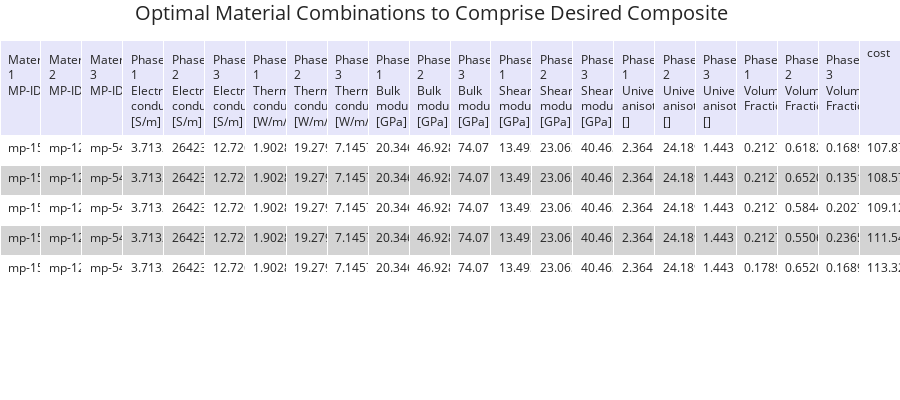
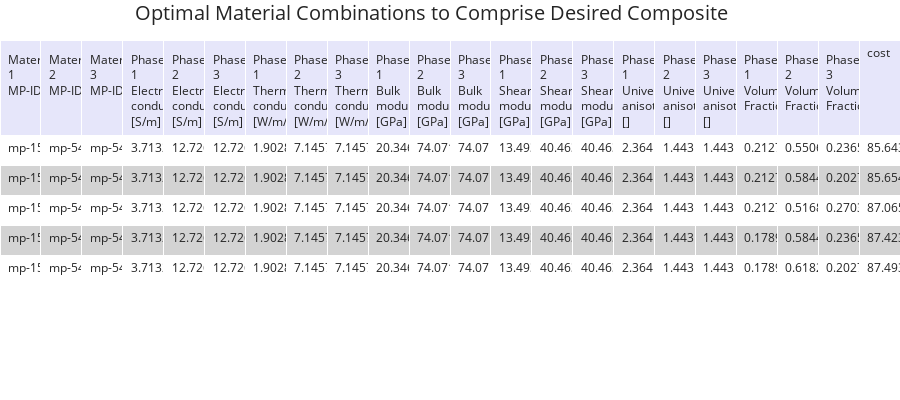
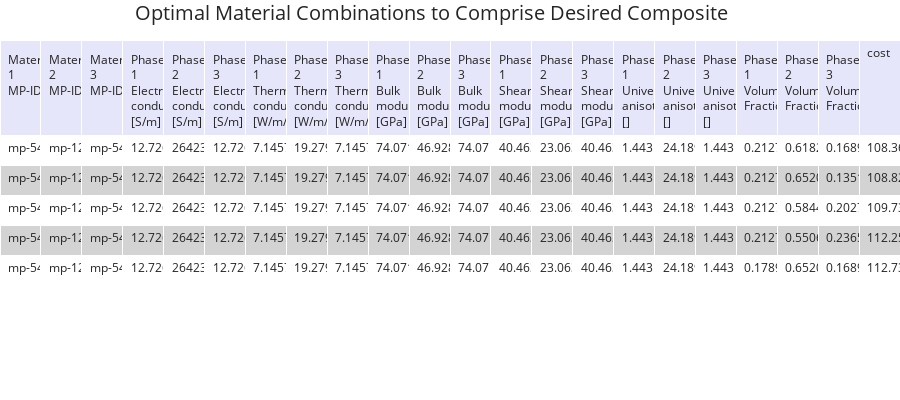
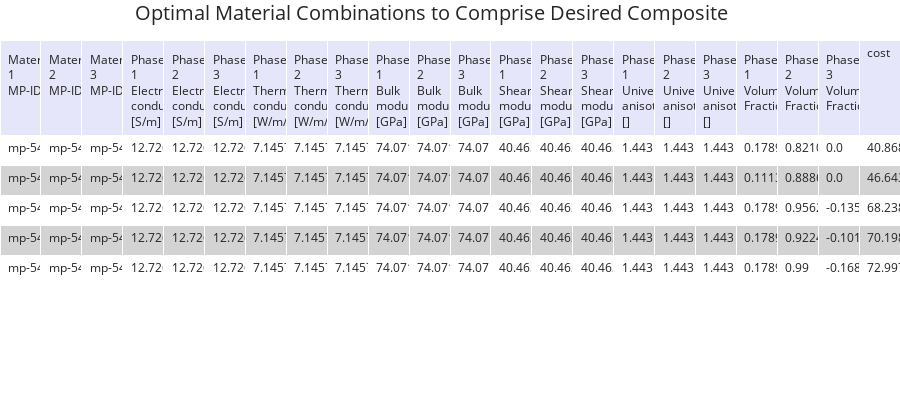

Write notebook code for charts like these, in order.
### Code cell
# Sometimes the Composites Discovery App may not return results and you need to broaden your search
# The code below shows how matches are evaluated once they are found
mat_1_ids = ["mp-1509", "mp-546266", "mp-12863", "mp-16290"]
mat_2_ids = ["mp-12863", "mp-546266",]
mat_3_ids = ["mp-546266"]
matches_dict = {'mat1': mat_1_ids, 'mat2': mat_2_ids, 'mat3': mat_3_ids}
HS.get_material_match_costs(matches_dict=matches_dict, consolidated_dict=consolidated_dict)

### Figure 1 — Plotly figure (JSON) as saved in the notebook; plotly's stock layout.template omitted (floating-point values rounded to 4 significant figures)
{"data": [{"cells": {"align": "left", "fill": {"color": [["white", "lightgrey", "white", "lightgrey", "white"]]}, "font": {"size": 12}, "height": 30, "values": [["mp-1509", "mp-1509", "mp-1509", "mp-1509", "mp-1509"], ["mp-12863", "mp-12863", "mp-12863", "mp-12863", "mp-12863"], ["mp-546266", "mp-546266", "mp-546266", "mp-546266", "mp-546266"], ["3.71323", "3.71323", "3.71323", "3.71323", "3.71323"], ["2642302.9999999995", "2642302.9999999995", "2642302.9999999995", "2642302.9999999995", "2642302.9999999995"], ["12.7262", "12.7262", "12.7262", "12.7262", "12.7262"], ["1.90284e-05", "1.90284e-05", "1.90284e-05", "1.90284e-05", "1.90284e-05"], ["19.2792", "19.2792", "19.2792", "19.2792", "19.2792"], ["7.1457e-05", "7.1457e-05", "7.1457e-05", "7.1457e-05", "7.1457e-05"], ["20.346", "20.346", "20.346", "20.346", "20.346"], ["46.928", "46.928", "46.928", "46.928", "46.928"], ["74.071", "74.071", "74.071", "74.071", "74.071"], ["13.493", "13.493", "13.493", "13.493", "13.493"], ["23.063", "23.063", "23.063", "23.063", "23.063"], ["40.463", "40.463", "40.463", "40.463", "40.463"], ["2.364", "2.364", "2.364", "2.364", "2.364"], ["24.189", "24.189", "24.189", "24.189", "24.189"], ["1.443", "1.443", "1.443", "1.443", "1.443"], ["0.21275862068965518", "0.21275862068965518", "0.21275862068965518", "0.21275862068965518", "0.1789655172413793"], ["0.6182758620689655", "0.6520689655172414", "0.5844827586206897", "0.5506896551724138", "0.6520689655172414"], ["0.16896551724137931", "0.1351724137931034", "0.2027586206896551", "0.23655172413793102", "0.16896551724137931"], ["107.8766233344984", "108.57631443231963", "109.12976766805733", "111.54462587991492", "113.32842373491826"]]}, "columnwidth": 1000, "header": {"align": "left", "fill": {"color": "lavender"}, "font": {"size": 12}, "height": 30, "values": ["Material 1 MP-ID", "Material 2 MP-ID", "Material 3 MP-ID", "Phase 1 Electrical conductivity, [S/m]", "Phase 2 Electrical conductivity, [S/m]", "Phase 3 Electrical conductivity, [S/m]", "Phase 1 Thermal conductivity, [W/m/K]", "Phase 2 Thermal conductivity, [W/m/K]", "Phase 3 Thermal conductivity, [W/m/K]", "Phase 1 Bulk modulus, [GPa]", "Phase 2 Bulk modulus, [GPa]", "Phase 3 Bulk modulus, [GPa]", "Phase 1 Shear modulus, [GPa]", "Phase 2 Shear modulus, [GPa]", "Phase 3 Shear modulus, [GPa]", "Phase 1 Universal anisotropy, []", "Phase 2 Universal anisotropy, []", "Phase 3 Universal anisotropy, []", "Phase 1 Volume Fraction", "Phase 2 Volume Fraction", "Phase 3 Volume Fraction", "cost"]}, "type": "table"}], "layout": {"autosize": true, "height": 400, "margin": {"b": 0, "l": 0, "r": 0, "t": 40}, "title": {"font": {"size": 20}, "text": "Optimal Material Combinations to Comprise Desired Composite", "x": 0.15}}}

### Figure 2 — Plotly figure (JSON) as saved in the notebook; plotly's stock layout.template omitted (floating-point values rounded to 4 significant figures)
{"data": [{"cells": {"align": "left", "fill": {"color": [["white", "lightgrey", "white", "lightgrey", "white"]]}, "font": {"size": 12}, "height": 30, "values": [["mp-1509", "mp-1509", "mp-1509", "mp-1509", "mp-1509"], ["mp-546266", "mp-546266", "mp-546266", "mp-546266", "mp-546266"], ["mp-546266", "mp-546266", "mp-546266", "mp-546266", "mp-546266"], ["3.71323", "3.71323", "3.71323", "3.71323", "3.71323"], ["12.7262", "12.7262", "12.7262", "12.7262", "12.7262"], ["12.7262", "12.7262", "12.7262", "12.7262", "12.7262"], ["1.90284e-05", "1.90284e-05", "1.90284e-05", "1.90284e-05", "1.90284e-05"], ["7.1457e-05", "7.1457e-05", "7.1457e-05", "7.1457e-05", "7.1457e-05"], ["7.1457e-05", "7.1457e-05", "7.1457e-05", "7.1457e-05", "7.1457e-05"], ["20.346", "20.346", "20.346", "20.346", "20.346"], ["74.071", "74.071", "74.071", "74.071", "74.071"], ["74.071", "74.071", "74.071", "74.071", "74.071"], ["13.493", "13.493", "13.493", "13.493", "13.493"], ["40.463", "40.463", "40.463", "40.463", "40.463"], ["40.463", "40.463", "40.463", "40.463", "40.463"], ["2.364", "2.364", "2.364", "2.364", "2.364"], ["1.443", "1.443", "1.443", "1.443", "1.443"], ["1.443", "1.443", "1.443", "1.443", "1.443"], ["0.21275862068965518", "0.21275862068965518", "0.21275862068965518", "0.1789655172413793", "0.1789655172413793"], ["0.5506896551724138", "0.5844827586206897", "0.5168965517241378", "0.5844827586206897", "0.6182758620689655"], ["0.23655172413793102", "0.2027586206896551", "0.2703448275862069", "0.23655172413793102", "0.20275862068965522"], ["85.64365565652727", "85.65437572969252", "87.06556025912421", "87.42358149113525", "87.49370220726358"]]}, "columnwidth": 1000, "header": {"align": "left", "fill": {"color": "lavender"}, "font": {"size": 12}, "height": 30, "values": ["Material 1 MP-ID", "Material 2 MP-ID", "Material 3 MP-ID", "Phase 1 Electrical conductivity, [S/m]", "Phase 2 Electrical conductivity, [S/m]", "Phase 3 Electrical conductivity, [S/m]", "Phase 1 Thermal conductivity, [W/m/K]", "Phase 2 Thermal conductivity, [W/m/K]", "Phase 3 Thermal conductivity, [W/m/K]", "Phase 1 Bulk modulus, [GPa]", "Phase 2 Bulk modulus, [GPa]", "Phase 3 Bulk modulus, [GPa]", "Phase 1 Shear modulus, [GPa]", "Phase 2 Shear modulus, [GPa]", "Phase 3 Shear modulus, [GPa]", "Phase 1 Universal anisotropy, []", "Phase 2 Universal anisotropy, []", "Phase 3 Universal anisotropy, []", "Phase 1 Volume Fraction", "Phase 2 Volume Fraction", "Phase 3 Volume Fraction", "cost"]}, "type": "table"}], "layout": {"autosize": true, "height": 400, "margin": {"b": 0, "l": 0, "r": 0, "t": 40}, "title": {"font": {"size": 20}, "text": "Optimal Material Combinations to Comprise Desired Composite", "x": 0.15}}}

### Figure 3 — Plotly figure (JSON) as saved in the notebook; plotly's stock layout.template omitted (floating-point values rounded to 4 significant figures)
{"data": [{"cells": {"align": "left", "fill": {"color": [["white", "lightgrey", "white", "lightgrey", "white"]]}, "font": {"size": 12}, "height": 30, "values": [["mp-546266", "mp-546266", "mp-546266", "mp-546266", "mp-546266"], ["mp-12863", "mp-12863", "mp-12863", "mp-12863", "mp-12863"], ["mp-546266", "mp-546266", "mp-546266", "mp-546266", "mp-546266"], ["12.7262", "12.7262", "12.7262", "12.7262", "12.7262"], ["2642302.9999999995", "2642302.9999999995", "2642302.9999999995", "2642302.9999999995", "2642302.9999999995"], ["12.7262", "12.7262", "12.7262", "12.7262", "12.7262"], ["7.1457e-05", "7.1457e-05", "7.1457e-05", "7.1457e-05", "7.1457e-05"], ["19.2792", "19.2792", "19.2792", "19.2792", "19.2792"], ["7.1457e-05", "7.1457e-05", "7.1457e-05", "7.1457e-05", "7.1457e-05"], ["74.071", "74.071", "74.071", "74.071", "74.071"], ["46.928", "46.928", "46.928", "46.928", "46.928"], ["74.071", "74.071", "74.071", "74.071", "74.071"], ["40.463", "40.463", "40.463", "40.463", "40.463"], ["23.063", "23.063", "23.063", "23.063", "23.063"], ["40.463", "40.463", "40.463", "40.463", "40.463"], ["1.443", "1.443", "1.443", "1.443", "1.443"], ["24.189", "24.189", "24.189", "24.189", "24.189"], ["1.443", "1.443", "1.443", "1.443", "1.443"], ["0.21275862068965518", "0.21275862068965518", "0.21275862068965518", "0.21275862068965518", "0.1789655172413793"], ["0.6182758620689655", "0.6520689655172414", "0.5844827586206897", "0.5506896551724138", "0.6520689655172414"], ["0.16896551724137931", "0.1351724137931034", "0.2027586206896551", "0.23655172413793102", "0.16896551724137931"], ["108.3651317167429", "108.82203639247734", "109.73978487373248", "112.25522519900099", "112.73831030741525"]]}, "columnwidth": 1000, "header": {"align": "left", "fill": {"color": "lavender"}, "font": {"size": 12}, "height": 30, "values": ["Material 1 MP-ID", "Material 2 MP-ID", "Material 3 MP-ID", "Phase 1 Electrical conductivity, [S/m]", "Phase 2 Electrical conductivity, [S/m]", "Phase 3 Electrical conductivity, [S/m]", "Phase 1 Thermal conductivity, [W/m/K]", "Phase 2 Thermal conductivity, [W/m/K]", "Phase 3 Thermal conductivity, [W/m/K]", "Phase 1 Bulk modulus, [GPa]", "Phase 2 Bulk modulus, [GPa]", "Phase 3 Bulk modulus, [GPa]", "Phase 1 Shear modulus, [GPa]", "Phase 2 Shear modulus, [GPa]", "Phase 3 Shear modulus, [GPa]", "Phase 1 Universal anisotropy, []", "Phase 2 Universal anisotropy, []", "Phase 3 Universal anisotropy, []", "Phase 1 Volume Fraction", "Phase 2 Volume Fraction", "Phase 3 Volume Fraction", "cost"]}, "type": "table"}], "layout": {"autosize": true, "height": 400, "margin": {"b": 0, "l": 0, "r": 0, "t": 40}, "title": {"font": {"size": 20}, "text": "Optimal Material Combinations to Comprise Desired Composite", "x": 0.15}}}

### Figure 4 — Plotly figure (JSON) as saved in the notebook; plotly's stock layout.template omitted (floating-point values rounded to 4 significant figures)
{"data": [{"cells": {"align": "left", "fill": {"color": [["white", "lightgrey", "white", "lightgrey", "white"]]}, "font": {"size": 12}, "height": 30, "values": [["mp-546266", "mp-546266", "mp-546266", "mp-546266", "mp-546266"], ["mp-546266", "mp-546266", "mp-546266", "mp-546266", "mp-546266"], ["mp-546266", "mp-546266", "mp-546266", "mp-546266", "mp-546266"], ["12.7262", "12.7262", "12.7262", "12.7262", "12.7262"], ["12.7262", "12.7262", "12.7262", "12.7262", "12.7262"], ["12.7262", "12.7262", "12.7262", "12.7262", "12.7262"], ["7.1457e-05", "7.1457e-05", "7.1457e-05", "7.1457e-05", "7.1457e-05"], ["7.1457e-05", "7.1457e-05", "7.1457e-05", "7.1457e-05", "7.1457e-05"], ["7.1457e-05", "7.1457e-05", "7.1457e-05", "7.1457e-05", "7.1457e-05"], ["74.071", "74.071", "74.071", "74.071", "74.071"], ["74.071", "74.071", "74.071", "74.071", "74.071"], ["74.071", "74.071", "74.071", "74.071", "74.071"], ["40.463", "40.463", "40.463", "40.463", "40.463"], ["40.463", "40.463", "40.463", "40.463", "40.463"], ["40.463", "40.463", "40.463", "40.463", "40.463"], ["1.443", "1.443", "1.443", "1.443", "1.443"], ["1.443", "1.443", "1.443", "1.443", "1.443"], ["1.443", "1.443", "1.443", "1.443", "1.443"], ["0.1789655172413793", "0.11137931034482758", "0.1789655172413793", "0.1789655172413793", "0.1789655172413793"], ["0.8210344827586207", "0.8886206896551724", "0.9562068965517241", "0.9224137931034482", "0.99"], ["0.0", "0.0", "-0.1351724137931034", "-0.1013793103448275", "-0.16896551724137931"], ["40.86826345226099", "46.64388317104356", "68.23811365506843", "70.19820998521183", "72.99703374290314"]]}, "columnwidth": 1000, "header": {"align": "left", "fill": {"color": "lavender"}, "font": {"size": 12}, "height": 30, "values": ["Material 1 MP-ID", "Material 2 MP-ID", "Material 3 MP-ID", "Phase 1 Electrical conductivity, [S/m]", "Phase 2 Electrical conductivity, [S/m]", "Phase 3 Electrical conductivity, [S/m]", "Phase 1 Thermal conductivity, [W/m/K]", "Phase 2 Thermal conductivity, [W/m/K]", "Phase 3 Thermal conductivity, [W/m/K]", "Phase 1 Bulk modulus, [GPa]", "Phase 2 Bulk modulus, [GPa]", "Phase 3 Bulk modulus, [GPa]", "Phase 1 Shear modulus, [GPa]", "Phase 2 Shear modulus, [GPa]", "Phase 3 Shear modulus, [GPa]", "Phase 1 Universal anisotropy, []", "Phase 2 Universal anisotropy, []", "Phase 3 Universal anisotropy, []", "Phase 1 Volume Fraction", "Phase 2 Volume Fraction", "Phase 3 Volume Fraction", "cost"]}, "type": "table"}], "layout": {"autosize": true, "height": 400, "margin": {"b": 0, "l": 0, "r": 0, "t": 40}, "title": {"font": {"size": 20}, "text": "Optimal Material Combinations to Comprise Desired Composite", "x": 0.15}}}
